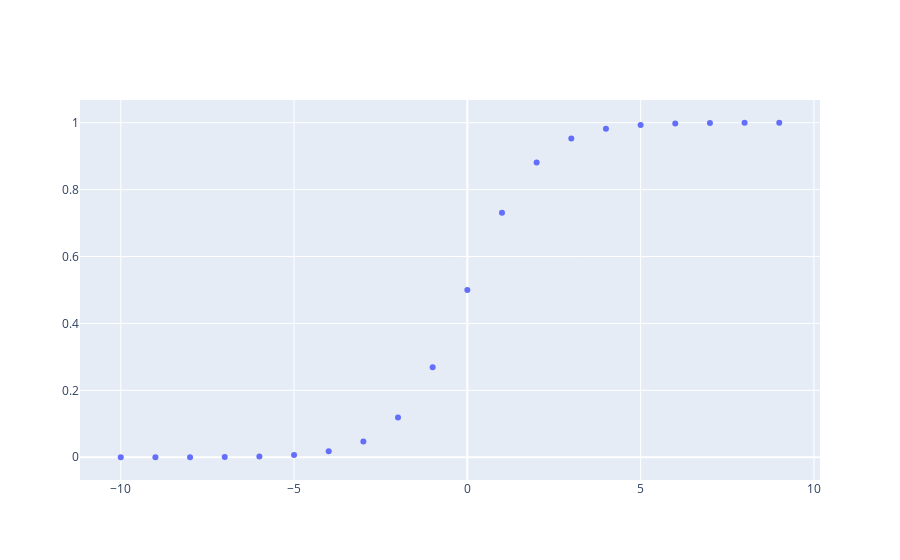

Notebook source saved alongside this figure:
### Markdown cell above
If we were to look at this in a graph, it would look like the following.

### Code cell
import plotly.io as pio
import plotly.graph_objects as go
x_values = list(range(-10, 10))
y_values = [sigmoid(val) for val in x_values]
go.Figure(go.Scatter(x=x_values, y = y_values, mode = 'markers'))

### Figure 1 — Plotly figure (JSON) as saved in the notebook; plotly's stock layout.template omitted (floating-point values rounded to 4 significant figures)
{"data": [{"mode": "markers", "type": "scatter", "x": [-10, -9, -8, -7, -6, -5, -4, -3, -2, -1, 0, 1, 2, 3, 4, 5, 6, 7, 8, 9], "y": [4.54e-05, 0.0001234, 0.0003354, 0.0009111, 0.002473, 0.006693, 0.01799, 0.04743, 0.1192, 0.2689, 0.5, 0.7311, 0.8808, 0.9526, 0.982, 0.9933, 0.9975, 0.9991, 0.9997, 0.9999]}], "layout": {"autosize": true, "xaxis": {"autorange": true, "range": [-11.2, 10.2], "type": "linear"}, "yaxis": {"autorange": true, "range": [-0.07319, 1.073], "type": "linear"}}}
